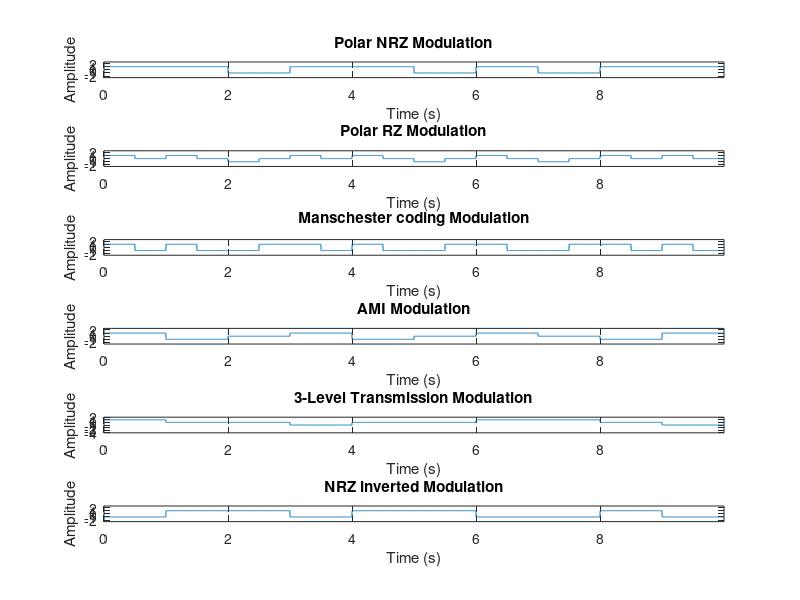

Source code (MATLAB): (Note: this script raises an error after producing the figure.)
clear all;
clc;

seq = randi([0 1], 1, 10);

Rb = 1; % bit rate
Tb = 1/Rb; % bit duration
Fs = 500; % sampling frequency in Hz
f = 0:0.01:2*Rb; % frequency range
a = 1; % PSD amplitude

t = linspace(0, Tb*length(seq), length(seq)*Fs+1);
t = t(1:end-1); % remove the last point to make sure that t and y have
                % the same length

%----------------- polar NRZ ---------------%
for i = 1:length(seq)
    if seq(i) == 0
        y((i-1)*Fs+1:i*Fs) = -1;
    else
        y((i-1)*Fs+1:i*Fs) = 1;
    end
end

subplot(6, 1, 1);
plot(t, y);
axis([0 t(end) -2.5 2.5]);
xlabel('Time (s)');
ylabel('Amplitude');
title('Polar NRZ Modulation');
%----------------- polar NRZ ---------------%

%----------------- polar RZ ----------------%
for i = 1:length(seq)
  if seq(i) == 0
    y((i-1)*Fs+1:(i-0.5)*Fs) = -1;
    y((i-0.5)*Fs+1:i*Fs) = 0;
  else
    y((i-1)*Fs+1:(i-0.5)*Fs) = 1;
    y((i-0.5)*Fs+1:i*Fs) = 0;
  end
end

subplot(6, 1, 2);
plot(t, y);
axis([0 t(end) -2.5 2.5]);
xlabel('Time (s)');
ylabel('Amplitude');
title('Polar RZ Modulation');
%----------------- polar RZ ---------------%

%---------- Manschester coding ------------%
for i = 1:length(seq)
  if seq(i) == 1
    y((i-1)*Fs+1:(i-0.5)*Fs) = 1;
    y((i-0.5)*Fs+1:i*Fs) = -1;
  else
    y((i-1)*Fs+1:(i-0.5)*Fs) = -1;
    y((i-0.5)*Fs+1:i*Fs) = 1;
  end
end

subplot(6, 1, 3);
plot(t, y);
axis([0 t(end) -2.5 2.5]);
xlabel('Time (s)');
ylabel('Amplitude');
title('Manschester coding Modulation');
%--------- Manschester coding --------%

%----------------- AMI ---------------%
last_bit = 1; % will be used to check if the last 1-bit represented as 1 or -1
for i = 1:length(seq)
    if seq(i) == 0
        y((i-1)*Fs+1:i*Fs) = 0;
    else
        y((i-1)*Fs+1:i*Fs) = last_bit;
        last_bit = -1 * last_bit;
    end
end

subplot(6, 1, 4);
plot(t, y);
axis([0 t(end) -2.5 2.5]);
xlabel('Time (s)');
ylabel('Amplitude');
title('AMI Modulation');
%----------------- AMI ---------------%

%------- 3-level transmission --------%
last_bit = 0;
alter = [1 0 -1 0];
j = 1;
for i = 1:length(seq)
    if seq(i) == 0
        y((i-1)*Fs+1:i*Fs) = last_bit;
    else
         y((i-1)*Fs+1:i*Fs) = alter(j);
         last_bit = alter(j);
         j = j + 1;
         if j > length(alter)
             j = 1;
         end
    end
end

subplot(6, 1, 5);
plot(t, y);
axis([0 t(end) -4 2]);
xlabel('Time (s)');
ylabel('Amplitude');
title('3-Level Transmission Modulation');
%------- 3-level transmission --------%

%--------------- NRZ inverted --------------%
 last_bit = 1 ;
 for i = 1:length(seq)
    if seq(i) == 0
        y((i-1)*Fs+1:i*Fs) = last_bit;
    else
        y((i-1)*Fs+1:i*Fs) = -1 * last_bit;
        last_bit = -1 * last_bit;
    end
 end
subplot(6, 1, 6);
plot(t, y);
axis([0 t(end) -2.5 2.5]);
xlabel('Time (s)');
ylabel('Amplitude');
title('NRZ inverted Modulation');
%--------------- NRZ inverted --------------%

% Add super-title
seq_str = num2str(seq);
main_title = sprintf('Sequence: %s', seq_str);
sgtitle(main_title);

%----------------------------------
%           PSD plots
%----------------------------------
arg = f * Tb;
P_NRZ = (a^2) * Tb * sinc(arg) .* sinc(arg); 
P_RZ = (a^2 / 2) * ((sinc(arg/2)).* (sinc(arg/2)));
P_MAN = a^2 * Tb * (sinc(arg/2)).^2 .* (sin(pi*arg/2)).^2;
P_AMI = (a^2 / (2*Tb)) * (sinc(2 * pi * arg / Tb)).^2;
P_3LT = (a^2/Tb) * (0.5 * ((sin(pi*arg)./(pi*arg)).^2) + ...
    ((1./(pi*arg)).^2) .* ((sin(2*pi*arg)./2).^2));
    
figure(2)
hold on
plot(f,P_NRZ,'r')
plot(f,P_RZ,'g')
plot(f,P_MAN,'b')
plot(f,P_AMI,'k')
plot(f, P_3LT, 'm')
grid on
box on
xlabel('Frequency')
ylabel('Power Spectral Density')
title('PSD for the Line Codes')
legend('PSD for Polar NRZ Signal','PSD for polar RZ Signal',...
    'PSD for Manchester Signal', 'PSD for AMI',...
    'PSD for 3-level transmission');
